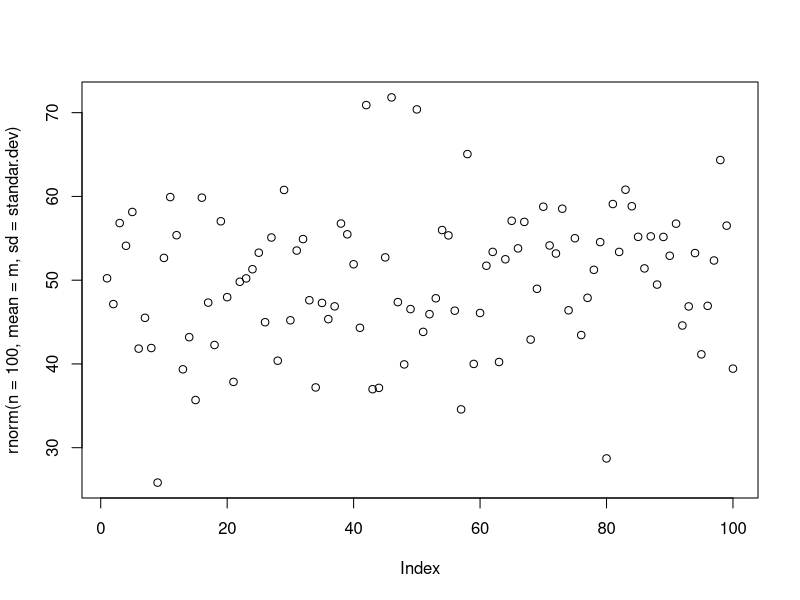
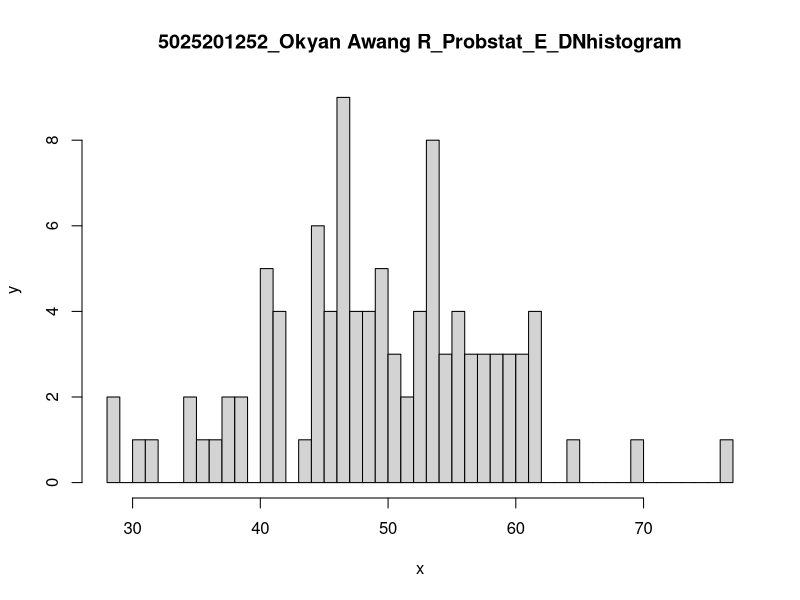

The R source for these figures, in order:
n <- 100
m <- 50
standar.dev <- 8

#a
set.seed(100)
random <- rnorm(100)
rata.rata <- mean(random)
x1 <- floor(rata.rata)
x2 <- ceiling(rata.rata)
z1 <- (x1 - m) / standar.dev
z2 <- (x2 - m) / standar.dev
rnorm(n = 100, mean = m, sd = standar.dev)
plot(rnorm(n = 100, mean = m, sd = standar.dev))

#b
hist(rnorm(n = 100, mean = m, sd = standar.dev), xlab="x", ylab="y" ,breaks = 50, main = "5025201252_Okyan Awang R_Probstat_E_DNhistogram")

#c
varians <- standar.dev ** 2
